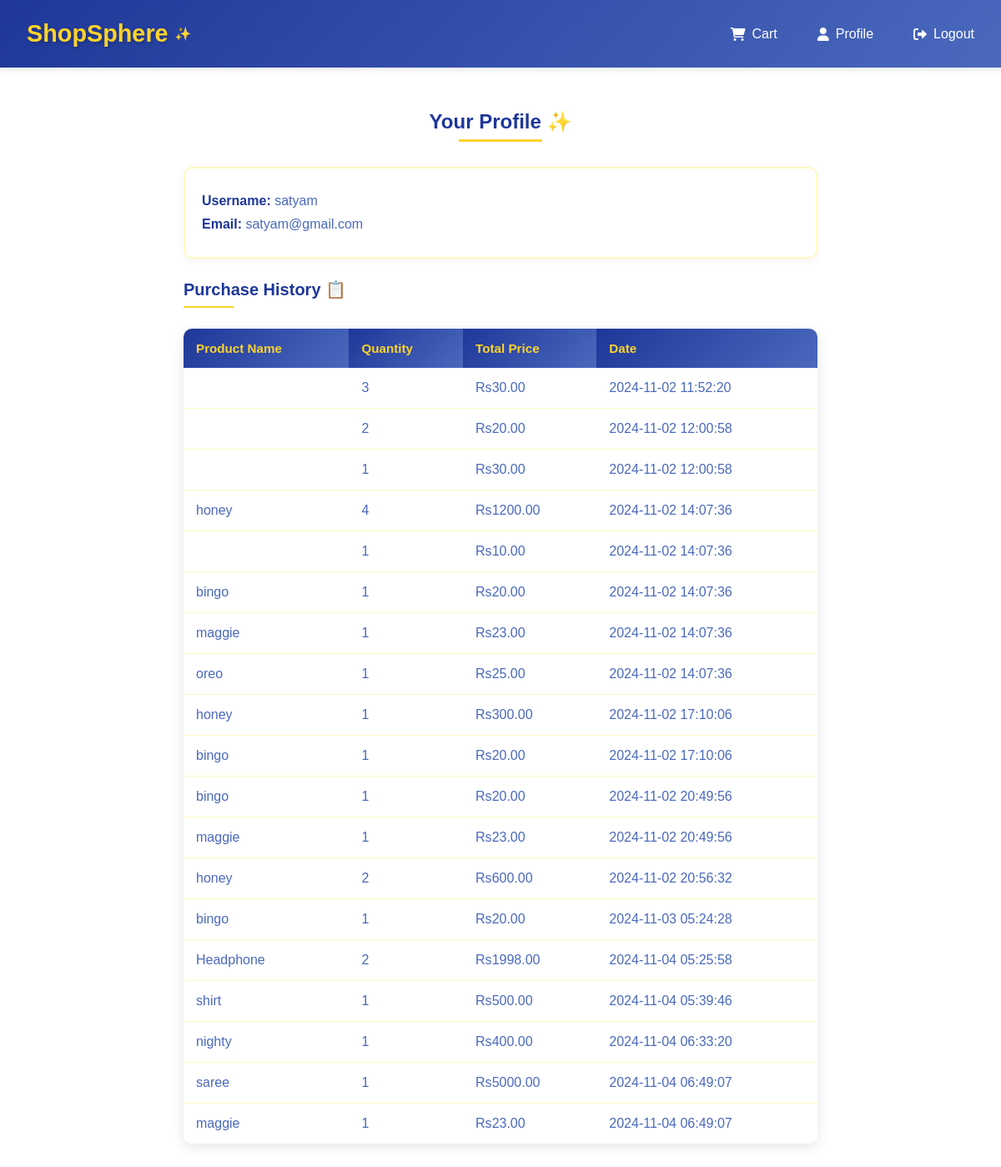
Page /customer/customer/profile (signed in) on the committed database.
### app/models.py (models this page shows, shortened)
class User(db.Model, UserMixin):
    id = db.Column(db.Integer, primary_key=True)
    username = db.Column(db.String(150), unique=True, nullable=False)
    email = db.Column(db.String(150), unique=True, nullable=False)
    password = db.Column(db.String(150), nullable=False)
    is_admin = db.Column(db.Boolean, default=False)
    cart_items = db.relationship('CartItem', backref='user', lazy=True)
    purchases = db.relationship('Sale', backref='buyer', lazy='dynamic')

class Sale(db.Model):
    id = db.Column(db.Integer, primary_key=True)
    product_id = db.Column(db.Integer, db.ForeignKey('product.id',ondelete="CASCADE"))
    user_id = db.Column(db.Integer, db.ForeignKey('user.id',ondelete="CASCADE"), nullable=False)
    quantity = db.Column(db.Integer, nullable=False)
    total_price = db.Column(db.Float, nullable=False)
    date = db.Column(db.DateTime, default=datetime.utcnow)

class Product(db.Model):
    id = db.Column(db.Integer, primary_key=True)
    name = db.Column(db.String(100), nullable=False)
    price = db.Column(db.Float, nullable=False)
    category = db.Column(db.String(50), nullable=False)
    stock = db.Column(db.Integer, default=0)
    description = db.Column(db.Text)
    image_url = db.Column(db.String(255), nullable=True)
    cart_items = db.relationship('CartItem', backref='product', lazy=True)
    sales = db.relationship('Sale', backref='product', lazy=True)

### app/routes.py (the view)
@customer.route('/customer/profile')
@login_required
def profile():
    purchases = Sale.query.filter_by(user_id=current_user.id).all()  # Fetch purchases for the logged-in user
    return render_template('customer/profile.html', user=current_user, purchases=purchases)

### app/templates/customer/profile.html (shortened to what this page needs)
{% extends "base.html" %}
{% block content %}
<div class="profile-container">
    <h2>Your Profile ✨</h2>
    <div class="profile-details">
        <p><strong>Username:</strong> {{ user.username }}</p>
        <p><strong>Email:</strong> {{ user.email }}</p>
    </div>
    <h3>Purchase History 📋</h3>
    {% if purchases %}
        <table class="purchase-history">
            <thead>
                <tr>
                    <th>Product Name</th>
                    <th>Quantity</th>
                    <th>Total Price</th>
                    <th>Date</th>
                </tr>
            </thead>
            <tbody>
                {% for purchase in purchases %}
                <tr>
                    <td>{{ purchase.product.name }}</td>
                    <td>{{ purchase.quantity }}</td>
                    <td>Rs{{ "%.2f"|format(purchase.total_price) }}</td>
                    <td>{{ purchase.date.strftime('%Y-%m-%d %H:%M:%S') }}</td>
                </tr>
                {% endfor %}
            </tbody>
        </table>
    {% else %}
        <div class="no-purchases">
            <p>You have not made any purchases yet. 🛍</p>
        </div>
    {% endif %}
</div>
{% endblock %}

### app/templates/base.html (shortened to what this page needs)
<!DOCTYPE html>
<html lang="en">
<head>
    <link rel="stylesheet" href="https://cdnjs.cloudflare.com/ajax/libs/font-awesome/6.0.0/css/all.min.css">
</head>
<body>
    <header>
        <nav>
            <a href="{{ url_for('customer.customer_home') }}" class="brand">
                <h1>ShopSphere</h1>
                <span class="sparkle">✨</span>
            </a>
            {% if current_user.is_authenticated %}
                {% if current_user.is_admin %}
                    <div class="user-links">
                        <a href="{{ url_for('admin.admin_dashboard') }}">
                            <i class="fas fa-chart-line"></i> Admin Dashboard
                        </a>
                        <a href="{{ url_for('auth.logout') }}">
                            <i class="fas fa-sign-out-alt"></i> Logout
                        </a>
                    </div>
                {% else %}
                    <div class="user-links">
                        <a href="{{ url_for('customer.cart') }}">
                            <i class="fas fa-shopping-cart"></i> Cart
                        </a>
                        <a href="{{ url_for('customer.profile') }}">
                            <i class="fas fa-user"></i> Profile
                        </a>
                        <a href="{{ url_for('auth.logout') }}">
                            <i class="fas fa-sign-out-alt"></i> Logout
                        </a>
                    </div>
                {% endif %}
            {% endif %}
        </nav>
    </header>
    <main>
        {% block content %}{% endblock %}
    </main>
</body>
</html>

### app/templates/base.html (style rules this page uses)
:root { --primary-blue: #1e3799; --secondary-blue: #4a69bd; --primary-yellow: #ffd32a; --secondary-yellow: #fcc43e; --light-yellow: #fff9c4; }
* { margin: 0; padding: 0; box-sizing: border-box; font-family: 'Arial', sans-serif; }
header { background: linear-gradient(135deg, var(--primary-blue), var(--secondary-blue)); padding: 1rem; position: fixed; width: 100%; top: 0; z-index: 1000; box-shadow: 0 2px 10px rgba(0,0,0,0.1); }
nav { max-width: 1200px; margin: 0 auto; display: flex; justify-content: space-between; align-items: center; flex-wrap: wrap; gap: 1rem; }
.brand { display: flex; align-items: center; gap: 0.5rem; text-decoration: none; }
.brand h1 { color: var(--primary-yellow); font-size: 1.8rem; font-weight: bold; margin: 0; text-shadow: 2px 2px 4px rgba(0,0,0,0.2); }
.sparkle { color: var(--primary-yellow); animation: bounce 2s infinite; }
nav a { color: white; text-decoration: none; padding: 0.5rem 1rem; border-radius: 25px; transition: all 0.3s ease; font-weight: 500; display: flex; align-items: center; gap: 0.5rem; }
.user-links { display: flex; gap: 1rem; align-items: center; }
main { margin-top: 80px; padding: 2rem; }

### app/templates/customer/profile.html (style rules this page uses)
:root { --primary-blue: #1e3799; --secondary-blue: #4a69bd; --primary-yellow: #ffd32a; --secondary-yellow: #fcc43e; --light-yellow: #fff9c4; }
.profile-container { max-width: 800px; margin: 0 auto; padding: 20px; font-family: Arial, sans-serif; }
h2 { text-align: center; margin-bottom: 30px; color: var(--primary-blue); position: relative; padding-bottom: 10px; }
h2::after { content: ''; position: absolute; bottom: 0; left: 50%; transform: translateX(-50%); width: 100px; height: 3px; background: var(--primary-yellow); }
h3 { color: var(--primary-blue); margin: 25px 0; font-size: 20px; position: relative; padding-bottom: 10px; }
h3::after { content: ''; position: absolute; bottom: 0; left: 0; width: 60px; height: 2px; background: var(--primary-yellow); }
.profile-details { background: white; padding: 20px; border-radius: 10px; margin-bottom: 20px; box-shadow: 0 2px 10px rgba(0,0,0,0.05); border: 2px solid var(--light-yellow); transition: transform 0.3s ease; }
.profile-details p { margin: 10px 0; color: var(--secondary-blue); font-size: 16px; }
.profile-details strong { color: var(--primary-blue); font-weight: 600; }
.purchase-history { width: 100%; border-collapse: separate; border-spacing: 0; margin-top: 20px; background: white; border-radius: 10px; overflow: hidden; box-shadow: 0 4px 15px rgba(0,0,0,0.1); }
.purchase-history th { padding: 15px; text-align: left; background: linear-gradient(135deg, var(--primary-blue), var(--secondary-blue)); color: var(--primary-yellow); font-weight: 600; font-size: 0.95rem; }
.purchase-history td { padding: 15px; text-align: left; border-bottom: 1px solid var(--light-yellow); color: var(--secondary-blue); }
.purchase-history tr:last-child td { border-bottom: none; }

### rows in the picture
User: username "satyam", email "satyam@gmail.com"
Sale: quantity "3", total_price "30.00", date "2024-11-02 11:52:20"
Sale: quantity "2", total_price "20.00", date "2024-11-02 12:00:58"
Sale: quantity "1", total_price "30.00", date "2024-11-02 12:00:58"
Sale: product.name "honey", quantity "4", total_price "1200.00", date "2024-11-02 14:07:36"
Sale: quantity "1", total_price "10.00", date "2024-11-02 14:07:36"
Sale: product.name "bingo", quantity "1", total_price "20.00", date "2024-11-02 14:07:36"
Sale: product.name "maggie", quantity "1", total_price "23.00", date "2024-11-02 14:07:36"
Sale: product.name "oreo", quantity "1", total_price "25.00", date "2024-11-02 14:07:36"
Sale: product.name "honey", quantity "1", total_price "300.00", date "2024-11-02 17:10:06"
Sale: product.name "bingo", quantity "1", total_price "20.00", date "2024-11-02 17:10:06"
Sale: product.name "bingo", quantity "1", total_price "20.00", date "2024-11-02 20:49:56"
Sale: product.name "maggie", quantity "1", total_price "23.00", date "2024-11-02 20:49:56"
Sale: product.name "honey", quantity "2", total_price "600.00", date "2024-11-02 20:56:32"
Sale: product.name "bingo", quantity "1", total_price "20.00", date "2024-11-03 05:24:28"
Sale: product.name "Headphone", quantity "2", total_price "1998.00", date "2024-11-04 05:25:58"
Sale: product.name "shirt", quantity "1", total_price "500.00", date "2024-11-04 05:39:46"
Sale: product.name "nighty", quantity "1", total_price "400.00", date "2024-11-04 06:33:20"
Sale: product.name "saree", quantity "1", total_price "5000.00", date "2024-11-04 06:49:07"
Sale: product.name "maggie", quantity "1", total_price "23.00", date "2024-11-04 06:49:07"
